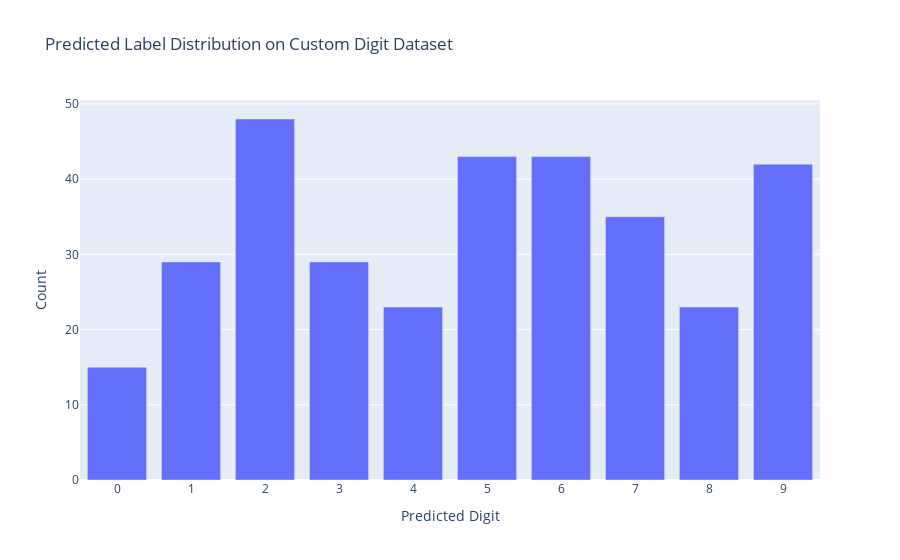

Notebook code cell kept with this figure:
### Code cell
preds = []
model.eval()
with no_grad():
    for imgs, _ in custom_loader:
        out = model(imgs)                         
        batch_preds = out.argmax(dim=1).tolist()  
        preds.extend(batch_preds)
pred_counts = pd.Series(preds).value_counts().sort_index()

fig_pred = px.bar(
    x=pred_counts.index,
    y=pred_counts.values,
    labels={'x':'Predicted Digit','y':'Count'},
    title='Predicted Label Distribution on Custom Digit Dataset'
)
fig_pred.update_layout(xaxis=dict(tickmode='linear'))
fig_pred.show()

### Figure 1 — Plotly figure (JSON) as saved in the notebook; plotly's stock layout.template omitted (floating-point values rounded to 4 significant figures)
{"data": [{"hovertemplate": "Predicted Digit=%{x}<br>Count=%{y}<extra></extra>", "legendgroup": "", "marker": {"color": "#636efa", "pattern": {"shape": ""}}, "name": "", "orientation": "v", "showlegend": false, "textposition": "auto", "type": "bar", "x": [0, 1, 2, 3, 4, 5, 6, 7, 8, 9], "xaxis": "x", "y": [15, 29, 48, 29, 23, 43, 43, 35, 23, 42], "yaxis": "y"}], "layout": {"barmode": "relative", "legend": {"tracegroupgap": 0}, "title": {"text": "Predicted Label Distribution on Custom Digit Dataset"}, "xaxis": {"anchor": "y", "domain": [0, 1], "tickmode": "linear", "title": {"text": "Predicted Digit"}}, "yaxis": {"anchor": "x", "domain": [0, 1], "title": {"text": "Count"}}}}
